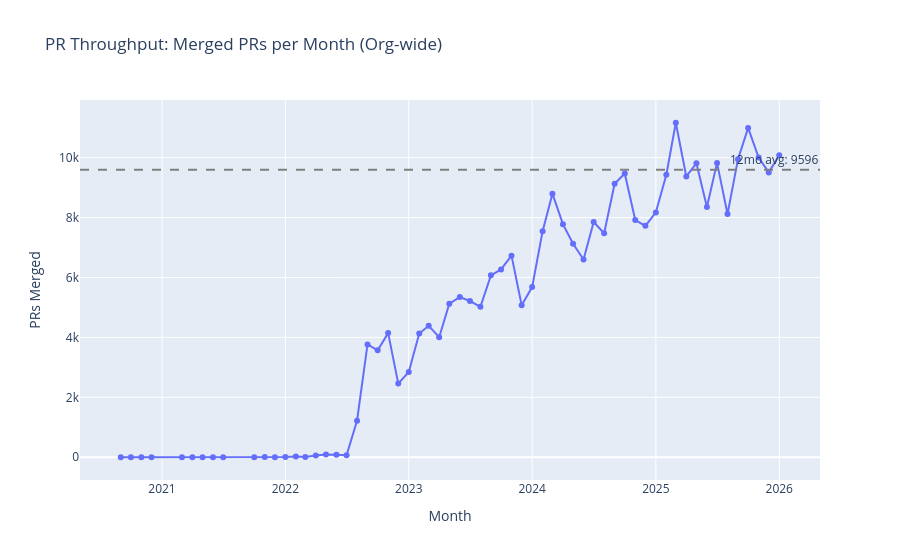

The code cell stored with this chart in its notebook:
### Code cell
# Visualize raw throughput
fig = px.line(df_monthly, x='month', y='prs_merged',
              title='PR Throughput: Merged PRs per Month (Org-wide)',
              markers=True)
fig.update_layout(yaxis_title='PRs Merged', xaxis_title='Month')

# Add 12-month average line (more meaningful than all-time given sparse early data)
recent_12mo = df_monthly[df_monthly['month_dt'] >= df_monthly['month_dt'].max() - pd.DateOffset(months=12)]
avg_prs_12mo = recent_12mo['prs_merged'].mean()
fig.add_hline(y=avg_prs_12mo, line_dash="dash", line_color="gray", 
              annotation_text=f"12mo avg: {avg_prs_12mo:.0f}")

fig.show()

print(f"\nBaseline (last 12 months): {avg_prs_12mo:.0f} PRs merged per month")

### Figure 1 — Plotly figure (JSON) as saved in the notebook; plotly's stock layout.template omitted (floating-point values rounded to 4 significant figures)
{"data": [{"hovertemplate": "month=%{x}<br>prs_merged=%{y}<extra></extra>", "legendgroup": "", "line": {"color": "#636efa", "dash": "solid"}, "marker": {"symbol": "circle"}, "mode": "lines+markers", "name": "", "orientation": "v", "showlegend": false, "type": "scatter", "x": ["2020-09-01", "2020-10-01", "2020-11-01", "2020-12-01", "2021-03-01", "2021-04-01", "2021-05-01", "2021-06-01", "2021-07-01", "2021-10-01", "2021-11-01", "2021-12-01", "2022-01-01", "2022-02-01", "2022-03-01", "2022-04-01", "2022-05-01", "2022-06-01", "2022-07-01", "2022-08-01", "2022-09-01", "2022-10-01", "2022-11-01", "2022-12-01", "2023-01-01", "2023-02-01", "2023-03-01", "2023-04-01", "2023-05-01", "2023-06-01", "2023-07-01", "2023-08-01", "2023-09-01", "2023-10-01", "2023-11-01", "2023-12-01", "2024-01-01", "2024-02-01", "2024-03-01", "2024-04-01", "2024-05-01", "2024-06-01", "2024-07-01", "2024-08-01", "2024-09-01", "2024-10-01", "2024-11-01", "2024-12-01", "2025-01-01", "2025-02-01", "2025-03-01", "2025-04-01", "2025-05-01", "2025-06-01", "2025-07-01", "2025-08-01", "2025-09-01", "2025-10-01", "2025-11-01", "2025-12-01", "2026-01-01"], "xaxis": "x", "y": [1, 1, 5, 3, 2, 1, 4, 5, 3, 2, 10, 4, 12, 29, 8, 57, 94, 86, 68, 1221, 3766, 3568, 4143, 2459, 2848, 4127, 4388, 4007, 5123, 5344, 5214, 5022, 6071, 6268, 6728, 5073, 5679, 7545, 8795, 7778, 7122, 6601, 7849, 7475, 9127, 9468, 7915, 7722, 8171, 9428, 11162, 9370, 9810, 8348, 9823, 8116, 9947, 10990, 9999, 9506, 10076], "yaxis": "y"}], "layout": {"annotations": [{"showarrow": false, "text": "12mo avg: 9596", "x": 1, "xanchor": "right", "xref": "x domain", "y": 9596.0, "yanchor": "bottom", "yref": "y"}], "legend": {"tracegroupgap": 0}, "shapes": [{"line": {"color": "gray", "dash": "dash"}, "type": "line", "x0": 0, "x1": 1, "xref": "x domain", "y0": 9596.0, "y1": 9596.0, "yref": "y"}], "title": {"text": "PR Throughput: Merged PRs per Month (Org-wide)"}, "xaxis": {"anchor": "y", "domain": [0, 1], "title": {"text": "Month"}}, "yaxis": {"anchor": "x", "domain": [0, 1], "title": {"text": "PRs Merged"}}}}
